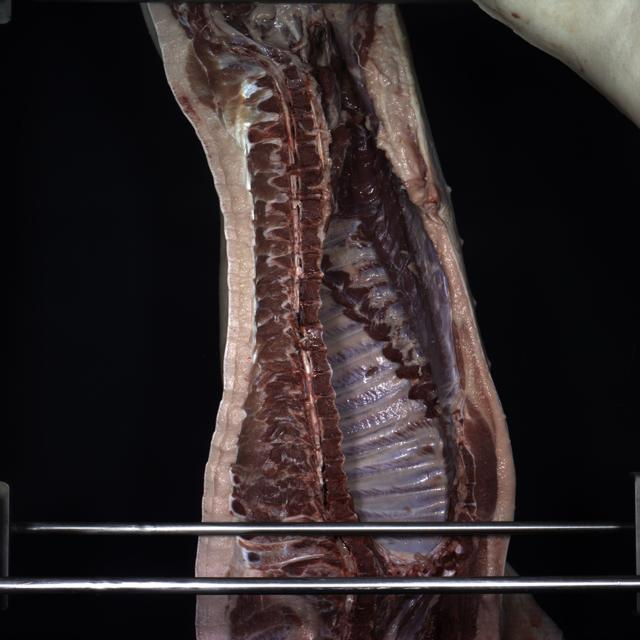
#> input picture baitiao/images/2024-07-27 12_50_35.jpg, 640 x 640 px, found by its file name; its folder holds 4 pictures in this run
$ python resize_img.py
#> lines starting #> are read from the running program, lines starting #| are printed output that depends on the picture
from PIL import Image
import os

# 设置源文件夹路径和目标文件夹路径
source_folder = '/home/wkc/project/baitiao/images/'
destination_folder = '/home/wkc/project/baitiao/new_images/'

# 确保目标文件夹存在，不存在则创建
os.makedirs(destination_folder, exist_ok=True)

# 遍历源文件夹中的所有文件
for filename in os.listdir(source_folder):
    if filename.endswith(('.jpg', '.jpeg', '.png', '.bmp', '.gif')):
        # 打开图片
        img_path = os.path.join(source_folder, filename)
        with Image.open(img_path) as img:
            # 顺时针旋转90度
#> img is the input picture: PIL image 640x640 RGB; mean R, G, B 47.2, 39.1, 40.1
            rotated_img = img.rotate(-90, expand=True)
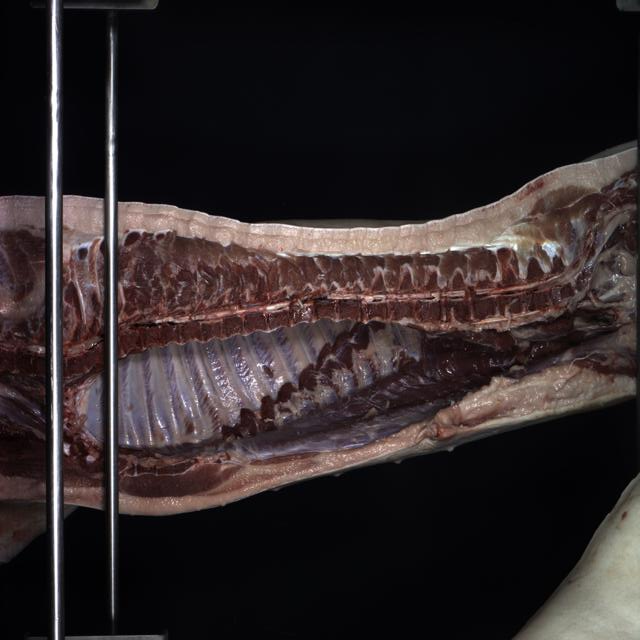
#> rotated_img: PIL image 640x640 RGB; mean R, G, B 47.2, 39.1, 40.1
            # 调整图片大小
            resized_img = rotated_img.resize((640, 640))
            # 构建目标文件路径
            save_path = os.path.join(destination_folder, filename)
            # 保存修改后的图片到目标路径
            resized_img.save(save_path)
        print(f"Processed and saved: {filename}")
#> pass 2 of the loop `for filename in os.listdir(source_folder):`:
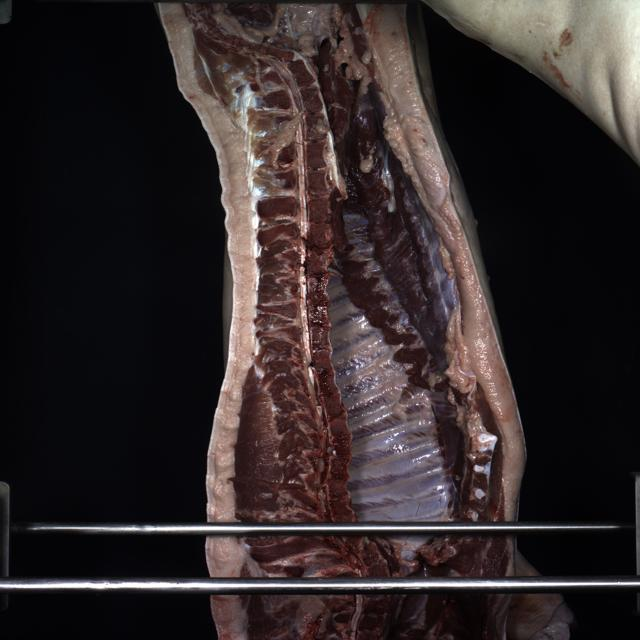
#> input picture baitiao/images/2024-07-27 12_50_42.jpg, 640 x 640 px, found by its file name
#> img is the input picture: PIL image 640x640 RGB; mean R, G, B 48.7, 40.3, 40.9
#> `rotated_img = img.rotate(-90, expand=True)`:
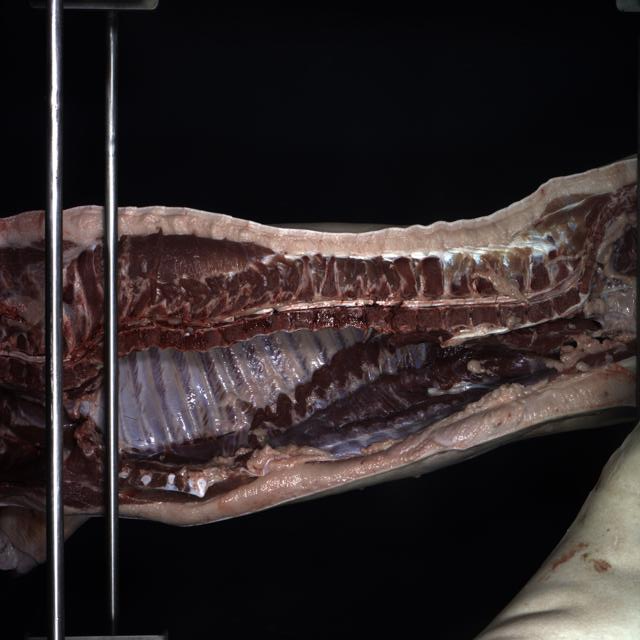
#> rotated_img: PIL image 640x640 RGB; mean R, G, B 48.7, 40.3, 40.9
#> pass 3 of the loop `for filename in os.listdir(source_folder):`:
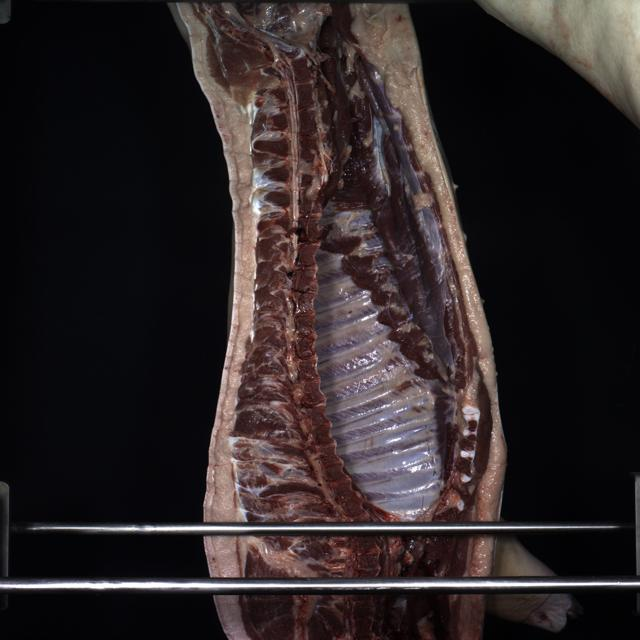
#> input picture baitiao/images/2024-07-27 12_51_06.jpg, 640 x 640 px, found by its file name
#> img is the input picture: PIL image 640x640 RGB; mean R, G, B 44.9, 37.2, 38.3
#> `rotated_img = img.rotate(-90, expand=True)`:
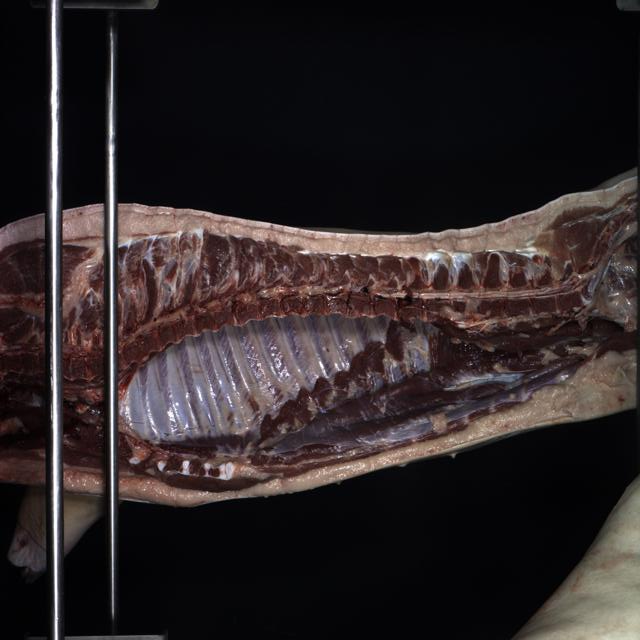
#> rotated_img: PIL image 640x640 RGB; mean R, G, B 44.9, 37.2, 38.3
#> the loop made 4 passes; the first 3 are shown

print("All images have been processed and saved to the destination folder.")
